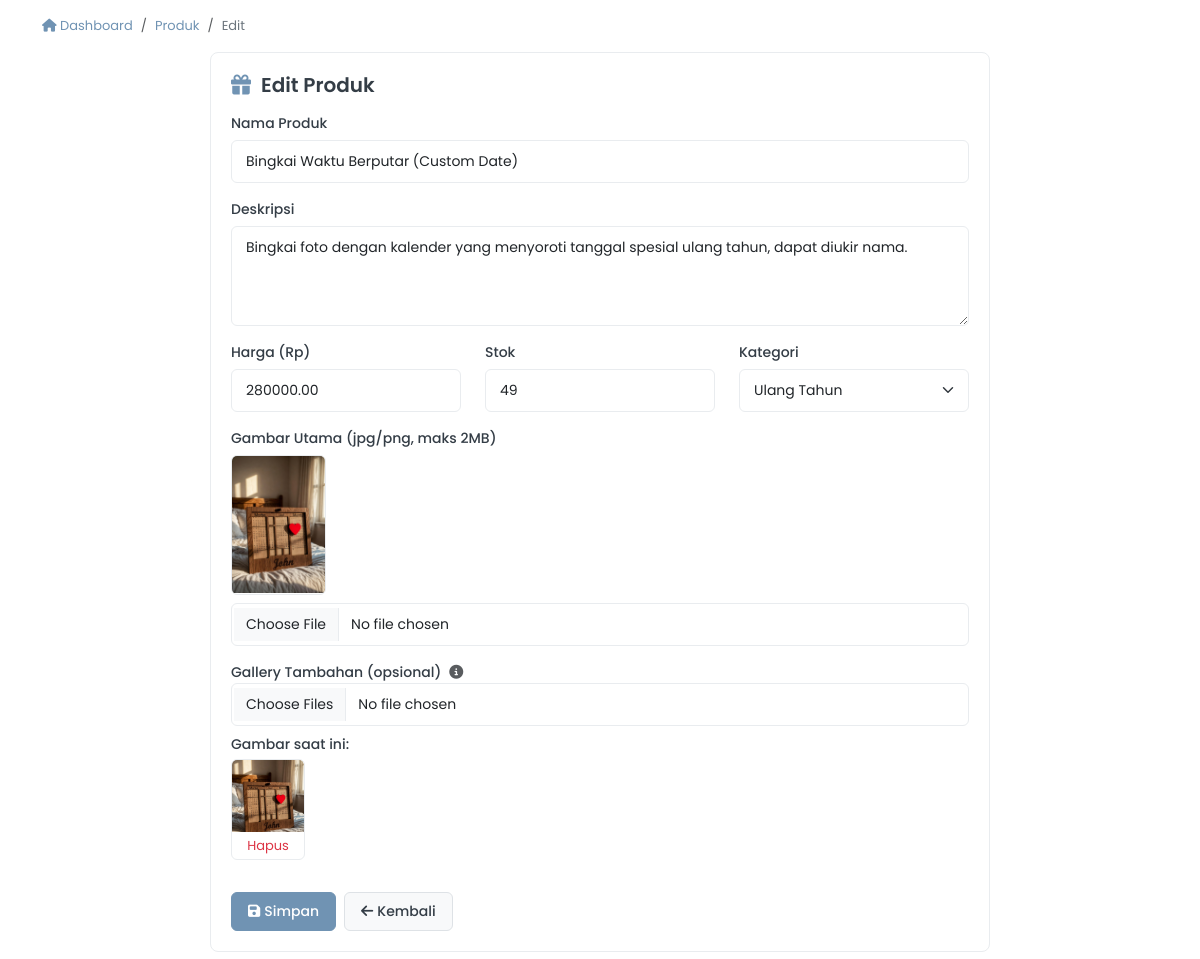
/public/index.php?page=admin_product_form&id=1 (signed in), run on the app's committed database.
### tables this page shows
CREATE TABLE `products` (
  `id` int(11) NOT NULL,
  `category_id` int(11) DEFAULT NULL COMMENT 'Relasi ke categories.id',
  `name` varchar(150) NOT NULL COMMENT 'Nama produk',
  `description` text DEFAULT NULL COMMENT 'Deskripsi produk',
  `price` decimal(12,2) NOT NULL COMMENT 'Harga',
  `discount` decimal(5,2) DEFAULT 0.00 COMMENT 'Diskon (%)',
  `stock` int(11) NOT NULL DEFAULT 0 COMMENT 'Jumlah stok',
  `featured` tinyint(1) DEFAULT 0 COMMENT 'Produk unggulan (0=Tidak, 1=Ya)',
  `created_at` datetime DEFAULT current_timestamp() COMMENT 'Waktu ditambahkan',
  `updated_at` datetime DEFAULT NULL
);

CREATE TABLE `categories` (
  `id` int(11) NOT NULL,
  `name` varchar(150) DEFAULT NULL,
  `description` text DEFAULT NULL,
  `created_at` datetime DEFAULT current_timestamp()
);

CREATE TABLE `product_images` (
  `id` int(11) NOT NULL,
  `product_id` int(11) NOT NULL COMMENT 'Relasi ke products.id',
  `image_path` varchar(255) NOT NULL COMMENT 'Path file gambar',
  `is_main` tinyint(1) DEFAULT 0 COMMENT 'Gambar utama (0=Tidak, 1=Ya)',
  `created_at` datetime DEFAULT current_timestamp() COMMENT 'Waktu upload'
);

### app/controllers/ProductController.php (called while the page is built, shortened)
<?php
require_once __DIR__ . '/../models/Product.php';
require_once __DIR__ . '/../models/Category.php';
class ProductController
{
    private $product;
    private $category;
    public function __construct()
    {
        $this->product = new Product();
        $this->category = new Category();
    }
    public function form()
    {
        $categories = $this->category->all();
        $product = null;
        if (isset($_GET['id'])) {
            $product = $this->product->find((int) $_GET['id']);
            $images = $this->product->getImages((int) $_GET['id']);
        }
        include __DIR__ . '/../views/admin/products/form.php';
    }
}

### app/models/DB.php (called while the page is built, shortened)
<?php
class DB
{
    private static $instance = null;
    private function __construct()
    {
        $cfg = include __DIR__ . '/../../config/database.php';
        $dsn = "mysql:host={$cfg['DB_HOST']};dbname={$cfg['DB_NAME']};charset={$cfg['DB_CHAR']}";
        $options = [
            PDO::ATTR_ERRMODE => PDO::ERRMODE_EXCEPTION,
            PDO::ATTR_DEFAULT_FETCH_MODE => PDO::FETCH_ASSOC,
            PDO::ATTR_PERSISTENT => false,
        ];
        try {
            $this->pdo = new PDO($dsn, $cfg['DB_USER'], $cfg['DB_PASS'], $options);
        } catch (PDOException $e) {
            error_log("Database connection failed: " . $e->getMessage());
            die("⚠️ Tidak dapat terhubung ke database. Silakan periksa konfigurasi.");
        }
    }
    public static function getInstance()
    {
        if (!self::$instance) {
            self::$instance = new DB();
        }
        return self::$instance->pdo;
    }
}

### config/database.php (called while the page is built, shortened)
<?php
return [
    'DB_HOST' => '127.0.0.1',
    'DB_NAME' => 'ruang_rasa',
    'DB_USER' => 'root',
    'DB_PASS' => 'Root@1234',
    'DB_CHAR' => 'utf8mb4',
];

### app/models/Product.php (called while the page is built, shortened)
<?php
require_once __DIR__ . '/DB.php';
class Product
{
    private $db;
    public function __construct()
    {
        $this->db = DB::getInstance();
    }
    public function find($id)
    {
        $stmt = $this->db->prepare("
        SELECT p.*, c.name AS category_name, pi.image_path AS image,
               COALESCE(
                   (SELECT MAX(pr.discount)
                    FROM promotions pr
                    JOIN product_promotions pp ON pr.id = pp.promotion_id
                    WHERE pp.product_id = p.id
                      AND CURDATE() BETWEEN pr.start_date AND pr.end_date
                   ), 0
               ) AS promo_discount
        FROM products p
        LEFT JOIN categories c ON p.category_id = c.id
        LEFT JOIN product_images pi ON pi.product_id = p.id AND pi.is_main = 1
        WHERE p.id = ?
    ");
        $stmt->execute([$id]);
        return $stmt->fetch(PDO::FETCH_ASSOC);
    }
    public function getImages($productId)
    {
        $stmt = $this->db->prepare("SELECT * FROM product_images WHERE product_id = ? ORDER BY is_main DESC, created_at ASC");
        $stmt->execute([$productId]);
        return $stmt->fetchAll(PDO::FETCH_ASSOC);
    }
}

### app/models/Category.php (called while the page is built, shortened)
<?php
require_once __DIR__ . '/DB.php';
class Category
{
    private $db;
    public function __construct()
    {
        $this->db = DB::getInstance();
    }
    public function all()
    {
        $stmt = $this->db->query("SELECT * FROM categories ORDER BY name ASC");
        return $stmt->fetchAll(PDO::FETCH_ASSOC);
    }
}

### app/views/admin/products/form.php (the view, shortened to what this page needs)
<!doctype html>
<html lang="id">
<head>
    <link href="https://cdn.jsdelivr.net/npm/bootstrap@5.3.2/dist/css/bootstrap.min.css" rel="stylesheet">
    <link rel="stylesheet" href="https://cdnjs.cloudflare.com/ajax/libs/font-awesome/6.5.0/css/all.min.css">
</head>
<body>
    <div class="container">
        <nav aria-label="breadcrumb">
            <ol class="breadcrumb">
                <li class="breadcrumb-item">
                    <a href="?page=admin_dashboard">
                        <i class="fas fa-home"></i> Dashboard
                    </a>
                </li>
                <li class="breadcrumb-item">
                    <a href="?page=admin_products">Produk</a>
                </li>
                <li class="breadcrumb-item active" aria-current="page">
                    <?= $product ? 'Edit' : 'Tambah' ?>
                </li>
            </ol>
        </nav>
        <div class="form-card">
            <h3>
                <i class="fas fa-gift"></i>
                <?= $product ? 'Edit Produk' : 'Tambah Produk Baru' ?>
            </h3>
            <form method="post" action="<?= $product ? '?page=admin_product_update' : '?page=admin_product_store' ?>"
                enctype="multipart/form-data">
                <div class="input-section">
                    <label class="form-label">Nama Produk</label>
                    <input type="text" name="name" class="form-control"
                        value="<?= htmlspecialchars($product['name'] ?? '') ?>"
                        placeholder="Contoh: Surat Cinta Digital, Paket Anniversary, dll." required>
                </div>
                <div class="input-section">
                    <label class="form-label">Deskripsi</label>
                    <textarea name="description" class="form-control"
                        placeholder="Jelaskan produk ini secara hangat dan personal..."><?= htmlspecialchars($product['description'] ?? '') ?></textarea>
                </div>
                <div class="row mb-3">
                    <div class="col-md-4">
                        <label class="form-label">Harga (Rp)</label>
                        <input type="number" name="price" class="form-control" step="100" min="0"
                            value="<?= $product['price'] ?? 0 ?>" required>
                    </div>
                    <div class="col-md-4">
                        <label class="form-label">Stok</label>
                        <input type="number" name="stock" class="form-control" min="0"
                            value="<?= $product['stock'] ?? 0 ?>" required>
                    </div>
                    <div class="col-md-4">
                        <label class="form-label">Kategori</label>
                        <select name="category_id" class="form-select" required>
                            <?php foreach ($categories as $c): ?>
                                <option value="<?= $c['id'] ?>" <?= (isset($product['category_id']) && $product['category_id'] == $c['id']) ? 'selected' : '' ?>>
                                    <?= htmlspecialchars($c['name']) ?>
                                </option>
                            <?php endforeach; ?>
                        </select>
                    </div>
                </div>
                <div class="input-section">
                    <label class="form-label">Gambar Utama (jpg/png, maks 2MB)</label>
                    <?php if (!empty($product['image'])): ?>
                        <div class="mb-2">
                            <img src="uploads/<?= htmlspecialchars($product['image']) ?>" alt="Gambar utama"
                                class="preview-img">
                        </div>
                    <?php endif; ?>
                    <input type="file" name="image" class="form-control" accept="image/jpeg,image/png">
                </div>
                <div class="input-section">
                    <div class="gallery-label">
                        <label class="form-label mb-0">Gallery Tambahan (opsional)</label>
                        <i class="fas fa-info-circle text-muted" title="Pilih beberapa file sekaligus"></i>
                    </div>
                    <input type="file" name="gallery[]" multiple class="form-control" accept="image/jpeg,image/png">
                    <?php if ($product):
                        $productModel = new Product();
                        $imgs = $productModel->getImages($product['id']);
                        if (!empty($imgs)): ?>
                            <div class="mt-2">
                                <p class="form-label mb-1">Gambar saat ini:</p>
                                <div>
                                    <?php foreach ($imgs as $img): ?>
                                        <div class="image-preview">
                                            <img src="public/uploads/<?= htmlspecialchars($img['image_path']) ?>" alt="Gallery">
                                            <a href="?page=admin_product_delete_image&img_id=<?= $img['id'] ?>&product_id=<?= $product['id'] ?>"
                                                class="btn-link-danger" onclick="return confirm('Hapus gambar ini?')">
                                                Hapus
                                            </a>
                                        </div>
                                    <?php endforeach; ?>
                                </div>
                            </div>
                        <?php endif; ?>
                    <?php endif; ?>
                </div>
                <div class="d-flex gap-2">
                    <button type="submit" class="btn btn-primary">
                        <i class="fas fa-save me-1"></i><?= $product ? 'Simpan' : 'Tambah Produk' ?>
                    </button>
                    <a href="?page=admin_products" class="btn btn-secondary">
                        <i class="fas fa-arrow-left me-1"></i>Kembali
                    </a>
                </div>
            </form>
        </div>
    </div>
</body>
</html>

### app/views/admin/products/form.php (style rules this page uses)
:root { --accent: #7093B3; --accent-hover: #5d7da0; --dark: #343D46; --muted: #6c757d; --border: #e9ecef; --danger: #dc3545; }
body { background-color: #FFFFFF; font-family: 'Poppins', sans-serif; color: var(--dark); font-size: 0.875rem; padding-top: 1rem; padding-bottom: 1.5rem; }
.form-card { background: white; border: 1px solid var(--border); border-radius: 8px; box-shadow: none; padding: 1.25rem; max-width: 780px; margin: 1rem auto; }
.form-card h3 { font-weight: 600; margin-bottom: 1rem; color: var(--dark); font-size: 1.25rem; display: flex; align-items: center; gap: 0.625rem; }
.form-card h3 i { color: var(--accent); }
.form-label { font-weight: 500; margin-bottom: 0.375rem; font-size: 0.875rem; color: var(--dark); }
.form-control, .form-select { border-radius: 6px; padding: 0.625rem 0.875rem; border: 1px solid var(--border); font-size: 0.875rem; }
textarea.form-control { min-height: 100px; resize: vertical; }
.btn { padding: 0.5rem 1rem; font-size: 0.875rem; border-radius: 6px; font-weight: 500; }
.btn-primary { background-color: var(--accent); border: 1px solid var(--accent); color: white; }
.btn-secondary { background-color: #f8f9fa; border: 1px solid #dee2e6; color: var(--dark); }
.btn-link-danger { color: var(--danger); font-size: 0.8125rem; padding: 0.25rem; text-decoration: none; display: block; text-align: center; }
.image-preview { display: inline-block; margin-right: 10px; margin-bottom: 10px; border-radius: 6px; overflow: hidden; border: 1px solid var(--border); }
.image-preview img { width: 72px; height: 72px; object-fit: cover; display: block; }
.breadcrumb { background: transparent; padding: 0; margin-bottom: 1rem; font-size: 0.8125rem; }
.breadcrumb a { color: var(--accent); text-decoration: none; }
.breadcrumb-item.active { color: var(--muted); }
.input-section { margin-bottom: 1rem; }
.gallery-label { display: flex; align-items: center; gap: 0.5rem; }
.preview-img { max-height: 140px; object-fit: contain; border-radius: 6px; border: 1px solid var(--border); }

### data on the page
products: name "Bingkai Waktu Berputar (Custom Date)", description "Bingkai foto dengan kalender yang menyoroti tanggal spesial ulang tahun, dapat diukir nama.", price "280000.00", stock "49", category_id "Ulang Tahun"
product_images: image_path (picture)
